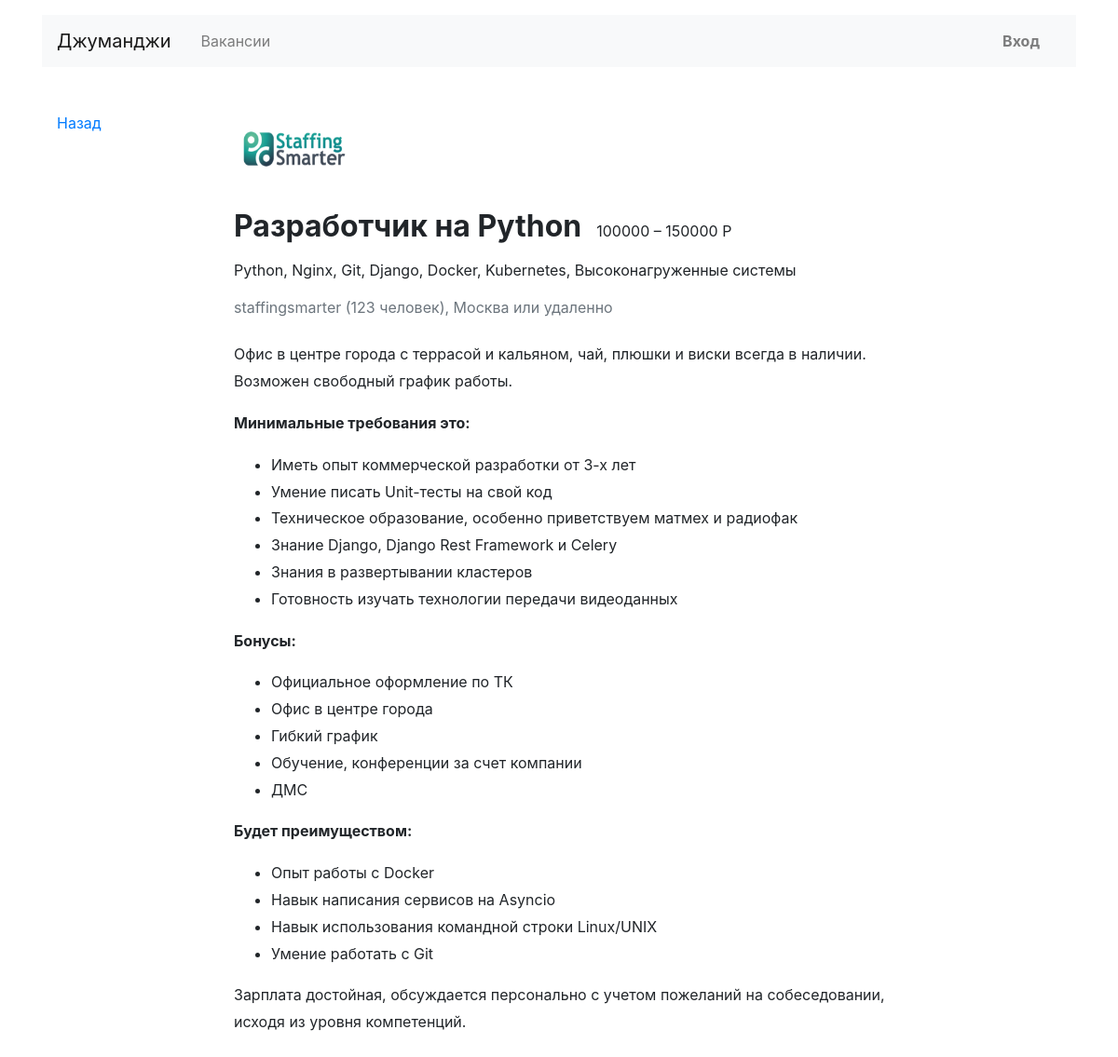
Screenshot of /vacancies/1 with the database file from the repository.
### vacancies/models.py (models this page shows)
class Vacancy(models.Model):
    title = models.CharField(max_length=20)
    specialty = models.ForeignKey(Specialty, related_name="vacancies", on_delete=models.DO_NOTHING)
    company = models.ForeignKey(Company, related_name="vacancies", on_delete=models.DO_NOTHING)
    skills = models.CharField(max_length=50)
    description = models.TextField(max_length=100)
    salary_min = models.IntegerField()
    salary_max = models.IntegerField()
    published_at = models.DateField(auto_now_add=True)

class Company(models.Model):
    name = models.CharField(max_length=20)
    location = models.CharField(max_length=20)
    logo = models.ImageField(upload_to="MEDIA_COMPANY_IMAGE_DIR", null=True)
    description = models.TextField(max_length=100)
    employee_count = models.IntegerField()
    owner = models.OneToOneField(User, null=True, on_delete=models.SET_NULL)

### vacancies/views.py (the view, shortened to what this page needs)
# urls.py: path('vacancies/<int:pk>', DetailVacancyView.as_view(), name="single_vakancy"),
class DetailVacancyView(DetailView):
    model = Vacancy
    template_name = "vacancies/vacancy.html"
    form_class = ApplicationForm
    def get_context_data(self, form=None, **kwargs):
        context = super().get_context_data(**kwargs)
        context["form"] = form or self.form_class()
        return context

### vacancies/templates/vacancies/vacancy.html (shortened to what this page needs)
{% extends "public/base.html" %}
{% block content %}
        <main class="container mt-3 pb-5">
        <div class="row mt-5">
            <div class="col-12 col-lg-2">
                <div class="pl-3 mb-5">
                    <p><a href="#">Назад</a></p>
                </div>
            </div>
            <div class="col-12 col-lg-8">
                <section class="pl-3">
                    <a href="#"><img src="{{ vacancy.company.logo.url }}" width="130" height="80" alt=""></a>
                    <div class="d-flex align-items-baseline align-content-baseline">
                        <h1 class="h2 mt-4 font-weight-bold">{{ vacancy.title }}</h1>
                        <p class="m-0 pl-3">{{ vacancy.salary_min }} – {{ vacancy.salary_max }} Р</p>
                    </div>
                    <p class="mt-2">{{ vacancy.skills }}</p>
                    <p class="text-muted mb-4">{{ vacancy.company.name }} ({{ vacancy.company.employee_count }}
                        человек), {{ vacancy.company.location }} или удаленно</p>
                    <div style="line-height: 1.8;">
                        <p>{{ vacancy.description|safe }}
                        </p>
                    </div>
                    </form>
{% endblock content %}

### rows the page displays
Vacancy: company.logo (picture), title "Разработчик на Python", salary_min "100000", salary_max "150000", skills "Python, Nginx, Git, Django, Docker, Kubernetes, Высоконагруженные системы", company.name "staffingsmarter", company.employee_count "123", company.location "Москва", description "Офис в центре города с террасой и кальяном, чай, плюшки и виски всегда в наличии. Возможен свободный график работы. Минимальные требования это: Иметь опыт коммерческой разработки от 3-х лет Умение писать Unit-тесты на свой код Техническое образование, особенно приветствуем матмех и радиофак Знание Django, Django Rest Framework и Celery Знания в развертывании кластеров Готовность изучать технологии передачи видеоданных Бонусы: Официальное оформление по ТК Офис в центре города Гибкий график Обучение, конференции за счет компании ДМС Будет преимуществом: Опыт работы с Docker Навык написания сервисов на Asyncio Навык использования командной строки Linux/UNIX Умение работать с Git Зарплата…"
